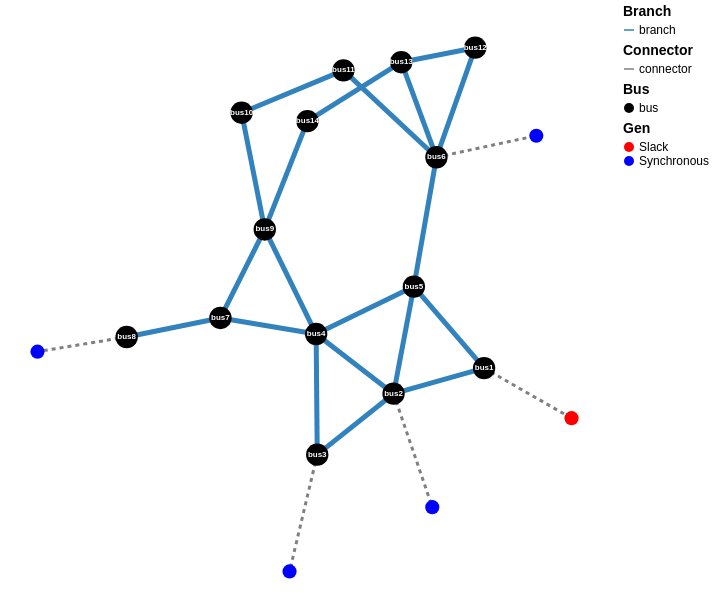

The notebook cell saved with this chart:
### Markdown cell above
### IEEE 14 Test Case

As described in Kodsi & Canizares (2003): Modeling and simulation of IEEE 14-bus system with FACTS controllers. University of Waterloo, Canada, Tech. Rep.

### Code cell
# Data Source: Kodsi & Canizares (2003) – tuned to match IEEE 14 RAW (net injections)

buses14 = OrderedDict(
    "bus1"  => SlackAlgebraic(U=1.06),  # slack at 1.06 pu, matches RAW
    "bus2"  => FourthOrderEq(T_d_dash=7.4, D=2, X_d=0.8979, X_q=0.646, Ω=60,
                             X_d_dash=0.2995, T_q_dash=0.1, X_q_dash=0.646,
                             P=0.40, H=5.148, E_f=1),           # 40 MW
    # Net-injection at gen buses to include their loads (PV gens will still regulate V via Q in PF init)
    "bus3"  => FourthOrderEq(T_d_dash=6.1, D=2, X_d=1.05, X_q=0.98, Ω=60,
                             X_d_dash=0.185, T_q_dash=0.4, X_q_dash=0.36,
                             P=-0.942, H=6.54, E_f=1),          # 94.2 MW load
    "bus4"  => PQAlgebraic(P=-0.478, Q=-0.039),                 # 47.8 MW, +3.9 Mvar cap (Q<0)
    "bus5"  => PQAlgebraic(P=-0.076, Q=-0.016),
    "bus6"  => FourthOrderEq(T_d_dash=4.75, D=2, X_d=1.25, X_q=1.22, Ω=60,
                             X_d_dash=0.232, T_q_dash=1.6, X_q_dash=0.715,
                             P=-0.112, H=5.06, E_f=1),          # 11.2 MW load (fixed from -0.122)
    "bus7"  => PQAlgebraic(P=-0.0,   Q=-0.0),
    "bus8"  => FourthOrderEq(T_d_dash=4.75, D=2, X_d=1.25, X_q=1.22, Ω=60,
                             X_d_dash=0.232, T_q_dash=1.6, X_q_dash=0.715,
                             P=0.0, H=5.06, E_f=1),             # PV/sync-cond, no load
    # Bus 9 net Q includes the 19 Mvar shunt capacitor: 16.6 - 19 = -2.4 Mvar
    "bus9"  => PQAlgebraic(P=-0.295, Q=-0.024),                 # 29.5 MW, net Q -2.4 Mvar
    "bus10" => PQAlgebraic(P=-0.09,  Q=-0.058),
    "bus11" => PQAlgebraic(P=-0.035, Q=-0.018),
    "bus12" => PQAlgebraic(P=-0.061, Q=-0.016),
    "bus13" => PQAlgebraic(P=-0.135, Q=-0.058),
    "bus14" => PQAlgebraic(P=-0.149, Q=-0.05),
)

branches14 = OrderedDict(
    "branch1"  => PiModelLine(from="bus1", to="bus2",
                              y=4.999131600798035 - 1im*15.263086523179553,
                              y_shunt_km=0.0528/2, y_shunt_mk=0.0528/2),
    "branch2"  => PiModelLine(from="bus1", to="bus5",
                              y=1.025897454970189 - 1im*4.234983682334831,
                              y_shunt_km=0.0492/2, y_shunt_mk=0.0492/2),
    "branch3"  => PiModelLine(from="bus2", to="bus3",
                              y=1.1350191923073958 - 1im*4.781863151757718,
                              y_shunt_km=0.0438/2, y_shunt_mk=0.0438/2),
    "branch4"  => PiModelLine(from="bus2", to="bus4",
                              y=1.686033150614943 - 1im*5.115838325872083,
                              y_shunt_km=0.0340/2, y_shunt_mk=0.0340/2),
    "branch5"  => PiModelLine(from="bus2", to="bus5",
                              y=1.7011396670944048 - 1im*5.193927397969713,
                              y_shunt_km=0.0346/2, y_shunt_mk=0.0346/2),
    "branch6"  => PiModelLine(from="bus3", to="bus4",
                              y=1.9859757099255606 - 1im*5.0688169775939205,
                              y_shunt_km=0.0128/2, y_shunt_mk=0.0128/2),
    "branch7"  => StaticLine(from="bus4", to="bus5",  Y=6.840980661495672 - 1im*21.578553981691588),
    "branch8"  => Transformer(from="bus4", to="bus7", y=0.0 - 1im*4.781943381790359, t_ratio=0.978),
    "branch9"  => Transformer(from="bus4", to="bus9", y=0.0 - 1im*1.7979790715236075, t_ratio=0.969),
    "branch10" => Transformer(from="bus5", to="bus6", y=0.0 - 1im*3.967939052456154, t_ratio=0.932),
    "branch11" => StaticLine(from="bus6", to="bus11", Y=1.9550285631772604 - 1im*4.0940743442404415),
    "branch12" => StaticLine(from="bus6", to="bus12", Y=1.525967440450974 - 1im*3.1759639650294003),
    "branch13" => StaticLine(from="bus6", to="bus13", Y=3.0989274038379877 - 1im*6.102755448193116),
    "branch14" => StaticLine(from="bus7", to="bus8",  Y=0.0 - 1im*5.676979846721544),
    "branch15" => StaticLine(from="bus7", to="bus9",  Y=0.0 - 1im*9.09008271975275),
    "branch16" => StaticLine(from="bus9", to="bus10", Y=3.902049552447428 - 1im*10.365394127060915),
    "branch17" => StaticLine(from="bus9", to="bus14", Y=1.4240054870199312 - 1im*3.0290504569306034),
    "branch18" => StaticLine(from="bus10", to="bus11", Y=1.8808847537003996 - 1im*4.402943749460521),
    "branch19" => StaticLine(from="bus12", to="bus13", Y=2.4890245868219187 - 1im*2.251974626172212),
    "branch20" => StaticLine(from="bus13", to="bus14", Y=1.1369941578063267 - 1im*2.314963475105352)
)

ieee14 = PowerGrid(buses14, branches14)
plot_grid(ieee14)

### Figure 1 — Vega-Lite specification as saved in the notebook (floating-point values rounded to 4 significant figures)
{"config": {"view": {"stroke": null}}, "encoding": {"x": {"axis": null}, "y": {"axis": null}}, "height": 600, "layer": [{"data": {"values": [{"ComponentType": "branch", "angmax": 60, "angmin": -60, "br_b": 0.034, "br_r": 0.05811, "br_status": 1, "br_x": 0.1763, "f_bus": 2, "from_name": "bus2", "index": 4, "name": "branch4", "rate_a": 2, "rate_b": 2, "rate_c": 2, "shift": 0, "t_bus": 4, "tap": 1, "to_name": "bus4", "xcoord_1": 0.5331, "xcoord_2": -0.3699, "ycoord_1": -1.063, "ycoord_2": -0.5161}, {"ComponentType": "branch", "angmax": 60, "angmin": -60, "br_b": 0.0528, "br_r": 0.01938, "br_status": 1, "br_x": 0.05917, "f_bus": 1, "from_name": "bus1", "index": 1, "name": "branch1", "rate_a": 2, "rate_b": 2, "rate_c": 2, "shift": 0, "t_bus": 2, "tap": 1, "to_name": "bus2", "xcoord_1": 1.589, "xcoord_2": 0.5331, "ycoord_1": -0.8285, "ycoord_2": -1.063}, {"ComponentType": "branch", "angmax": 60, "angmin": -60, "br_b": 0, "br_r": 0.1229, "br_status": 1, "br_x": 0.2558, "f_bus": 6, "from_name": "bus6", "index": 12, "name": "branch12", "rate_a": 2, "rate_b": 2, "rate_c": 2, "shift": 0, "t_bus": 12, "tap": 1, "to_name": "bus12", "xcoord_1": 1.033, "xcoord_2": 1.486, "ycoord_1": 1.104, "ycoord_2": 2.109}, {"ComponentType": "branch", "angmax": 60, "angmin": -60, "br_b": 0, "br_r": 0.1709, "br_status": 1, "br_x": 0.348, "f_bus": 13, "from_name": "bus13", "index": 20, "name": "branch20", "rate_a": 2, "rate_b": 2, "rate_c": 2, "shift": 0, "t_bus": 14, "tap": 1, "to_name": "bus14", "xcoord_1": 0.6232, "xcoord_2": -0.4716, "ycoord_1": 1.976, "ycoord_2": 1.435}, {"ComponentType": "branch", "angmax": 60, "angmin": -60, "br_b": 0.0492, "br_r": 0.05403, "br_status": 1, "br_x": 0.223, "f_bus": 1, "from_name": "bus1", "index": 2, "name": "branch2", "rate_a": 2, "rate_b": 2, "rate_c": 2, "shift": 0, "t_bus": 5, "tap": 1, "to_name": "bus5", "xcoord_1": 1.589, "xcoord_2": 0.7702, "ycoord_1": -0.8285, "ycoord_2": -0.08106}, {"ComponentType": "branch", "angmax": 60, "angmin": -60, "br_b": 0.0128, "br_r": 0.06701, "br_status": 1, "br_x": 0.171, "f_bus": 3, "from_name": "bus3", "index": 6, "name": "branch6", "rate_a": 2, "rate_b": 2, "rate_c": 2, "shift": 0, "t_bus": 4, "tap": 1, "to_name": "bus4", "xcoord_1": -0.3573, "xcoord_2": -0.3699, "ycoord_1": -1.622, "ycoord_2": -0.5161}, {"ComponentType": "branch", "angmax": 60, "angmin": -60, "br_b": 0, "br_r": 0.09498, "br_status": 1, "br_x": 0.1989, "f_bus": 6, "from_name": "bus6", "index": 11, "name": "branch11", "rate_a": 2, "rate_b": 2, "rate_c": 2, "shift": 0, "t_bus": 11, "tap": 1, "to_name": "bus11", "xcoord_1": 1.033, "xcoord_2": -0.05147, "ycoord_1": 1.104, "ycoord_2": 1.901}, {"ComponentType": "branch", "angmax": 60, "angmin": -60, "br_b": 0, "br_r": 0.06615, "br_status": 1, "br_x": 0.1303, "f_bus": 6, "from_name": "bus6", "index": 13, "name": "branch13", "rate_a": 2, "rate_b": 2, "rate_c": 2, "shift": 0, "t_bus": 13, "tap": 1, "to_name": "bus13", "xcoord_1": 1.033, "xcoord_2": 0.6232, "ycoord_1": 1.104, "ycoord_2": 1.976}, {"ComponentType": "branch", "angmax": 60, "angmin": -60, "br_b": 0.0346, "br_r": 0.05695, "br_status": 1, "br_x": 0.1739, "f_bus": 2, "from_name": "bus2", "index": 5, "name": "branch5", "rate_a": 2, "rate_b": 2, "rate_c": 2, "shift": 0, "t_bus": 5, "tap": 1, "to_name": "bus5", "xcoord_1": 0.5331, "xcoord_2": 0.7702, "ycoord_1": -1.063, "ycoord_2": -0.08106}, {"ComponentType": "branch", "angmax": 60, "angmin": -60, "br_b": 0, "br_r": 0, "br_status": 1, "br_x": 0.11, "f_bus": 7, "from_name": "bus7", "index": 15, "name": "branch15", "rate_a": 2, "rate_b": 2, "rate_c": 2, "shift": 0, "t_bus": 9, "tap": 1, "to_name": "bus9", "xcoord_1": -1.487, "xcoord_2": -0.9694, "ycoord_1": -0.3687, "ycoord_2": 0.4426}, {"ComponentType": "branch", "angmax": 60, "angmin": -60, "br_b": 0, "br_r": 0.03181, "br_status": 1, "br_x": 0.0845, "f_bus": 9, "from_name": "bus9", "index": 16, "name": "branch16", "rate_a": 2, "rate_b": 2, "rate_c": 2, "shift": 0, "t_bus": 10, "tap": 1, "to_name": "bus10", "xcoord_1": -0.9694, "xcoord_2": -1.24, "ycoord_1": 0.4426, "ycoord_2": 1.513}, {"ComponentType": "branch", "angmax": 60, "angmin": -60, "br_b": 0, "br_r": 0, "br_status": 1, "br_x": 0.1762, "f_bus": 7, "from_name": "bus7", "index": 14, "name": "branch14", "rate_a": 2, "rate_b": 2, "rate_c": 2, "shift": 0, "t_bus": 8, "tap": 1, "to_name": "bus8", "xcoord_1": -1.487, "xcoord_2": -2.581, "ycoord_1": -0.3687, "ycoord_2": -0.5435}, {"ComponentType": "branch", "angmax": 60, "angmin": -60, "br_b": 0, "br_r": 0.01335, "br_status": 1, "br_x": 0.04211, "f_bus": 4, "from_name": "bus4", "index": 7, "name": "branch7", "rate_a": 2, "rate_b": 2, "rate_c": 2, "shift": 0, "t_bus": 5, "tap": 1, "to_name": "bus5", "xcoord_1": -0.3699, "xcoord_2": 0.7702, "ycoord_1": -0.5161, "ycoord_2": -0.08106}, {"ComponentType": "branch", "angmax": 60, "angmin": -60, "br_b": 0, "br_r": 0, "br_status": 1, "br_x": 0.2091, "f_bus": 4, "from_name": "bus4", "index": 8, "name": "branch8", "rate_a": 2, "rate_b": 2, "rate_c": 2, "shift": 0, "t_bus": 7, "tap": 0.978, "to_name": "bus7", "xcoord_1": -0.3699, "xcoord_2": -1.487, "ycoord_1": -0.5161, "ycoord_2": -0.3687}, {"ComponentType": "branch", "angmax": 60, "angmin": -60, "br_b": 0, "br_r": 0.1271, "br_status": 1, "br_x": 0.2704, "f_bus": 9, "from_name": "bus9", "index": 17, "name": "branch17", "rate_a": 2, "rate_b": 2, "rate_c": 2, "shift": 0, "t_bus": 14, "tap": 1, "to_name": "bus14", "xcoord_1": -0.9694, "xcoord_2": -0.4716, "ycoord_1": 0.4426, "ycoord_2": 1.435}, {"ComponentType": "branch", "angmax": 60, "angmin": -60, "br_b": 0, "br_r": 0, "br_status": 1, "br_x": 0.252, "f_bus": 5, "from_name": "bus5", "index": 10, "name": "branch10", "rate_a": 2, "rate_b": 2, "rate_c": 2, "shift": 0, "t_bus": 6, "tap": 0.932, "to_name": "bus6", "xcoord_1": 0.7702, "xcoord_2": 1.033, "ycoord_1": -0.08106, "ycoord_2": 1.104}, {"ComponentType": "branch", "angmax": 60, "angmin": -60, "br_b": 0, "br_r": 0.2209, "br_status": 1, "br_x": 0.1999, "f_bus": 12, "from_name": "bus12", "index": 19, "name": "branch19", "rate_a": 2, "rate_b": 2, "rate_c": 2, "shift": 0, "t_bus": 13, "tap": 1, "to_name": "bus13", "xcoord_1": 1.486, "xcoord_2": 0.6232, "ycoord_1": 2.109, "ycoord_2": 1.976}, {"ComponentType": "branch", "angmax": 60, "angmin": -60, "br_b": 0, "br_r": 0, "br_status": 1, "br_x": 0.5562, "f_bus": 4, "from_name": "bus4", "index": 9, "name": "branch9", "rate_a": 2, "rate_b": 2, "rate_c": 2, "shift": 0, "t_bus": 9, "tap": 0.969, "to_name": "bus9", "xcoord_1": -0.3699, "xcoord_2": -0.9694, "ycoord_1": -0.5161, "ycoord_2": 0.4426}, {"ComponentType": "branch", "angmax": 60, "angmin": -60, "br_b": 0, "br_r": 0.08205, "br_status": 1, "br_x": 0.1921, "f_bus": 10, "from_name": "bus10", "index": 18, "name": "branch18", "rate_a": 2, "rate_b": 2, "rate_c": 2, "shift": 0, "t_bus": 11, "tap": 1, "to_name": "bus11", "xcoord_1": -1.24, "xcoord_2": -0.05147, "ycoord_1": 1.513, "ycoord_2": 1.901}, {"ComponentType": "branch", "angmax": 60, "angmin": -60, "br_b": 0.0438, "br_r": 0.04699, "br_status": 1, "br_x": 0.198, "f_bus": 2, "from_name": "bus2", "index": 3, "name": "branch3", "rate_a": 2, "rate_b": 2, "rate_c": 2, "shift": 0, "t_bus": 3, "tap": 1, "to_name": "bus3", "xcoord_1": 0.5331, "xcoord_2": -0.3573, "ycoord_1": -1.063, "ycoord_2": -1.622}]}, "layer": [{"encoding": {"color": {"field": "ComponentType", "legend": {"labelFontSize": 12, "titleFontSize": 14}, "scale": {"range": ["#3182BD", "#5698CA", "#7CAED6", "#A1C5E2", "#C6DBEF"]}, "title": "Branch", "type": "nominal"}, "size": {"value": 5}, "tooltip": [{"field": "name", "title": "Branch", "type": "nominal"}, {"field": "from_name", "title": "From", "type": "nominal"}, {"field": "to_name", "title": "To", "type": "nominal"}, {"field": "br_r", "title": "R (pu)", "type": "quantitative"}, {"field": "br_x", "title": "X (pu)", "type": "quantitative"}], "x": {"field": "xcoord_1", "type": "quantitative"}, "x2": {"field": "xcoord_2", "type": "quantitative"}, "y": {"field": "ycoord_1", "type": "quantitative"}, "y2": {"field": "ycoord_2", "type": "quantitative"}}, "mark": {"opacity": 1, "tooltip": {"content": "data"}, "type": "rule"}}, {"encoding": {"angle": {"field": "angle", "scale": {"domain": [0, 360], "range": [0, 360]}, "type": "quantitative"}, "size": {"field": "power", "legend": null, "scale": {"range": [500, 3000]}, "type": "quantitative"}, "tooltip": [{"field": "br_r"}, {"field": "to_name"}, {"field": "rate_a"}, {"field": "xcoord_1"}, {"field": "shift"}, {"field": "br_b"}, {"field": "rate_b"}, {"field": "name"}, {"field": "br_x"}, {"field": "rate_c"}, {"field": "ycoord_2"}, {"field": "from_name"}, {"field": "ComponentType"}, {"field": "f_bus"}, {"field": "br_status"}, {"field": "xcoord_2"}, {"field": "t_bus"}, {"field": "index"}, {"field": "angmin"}, {"field": "angmax"}, {"field": "ycoord_1"}, {"field": "tap"}], "x": {"field": "mid_x", "type": "quantitative"}, "y": {"field": "mid_y", "type": "quantitative"}}, "mark": {"color": "black", "filled": true, "opacity": 0, "shape": "wedge", "type": "point"}, "transform": [{"as": "mid_x", "calculate": "(datum.xcoord_1 + datum.xcoord_2)/2"}, {"as": "mid_y", "calculate": "(datum.ycoord_1 + datum.ycoord_2)/2"}, {"as": "angle", "calculate": "180*(if(datum.pf >= 0,\n                              atan2(datum.xcoord_2 - datum.xcoord_1, datum.ycoord_2 - datum.ycoord_1),\n                              atan2(datum.xcoord_1 - datum.xcoord_2, datum.ycoord_1 - datum.ycoord_2)\n                          ))/PI"}, {"as": "power", "calculate": "if(isValid(datum.pt), abs(datum.pt), 0.0)"}]}]}, {"data": {"values": [{"ComponentType": "connector", "dst": ["gen", "1"], "source_id": ["gen", "1"], "src": ["bus", "1"], "xcoord_1": 1.589, "xcoord_2": 2.609, "ycoord_1": -0.8285, "ycoord_2": -1.287}, {"ComponentType": "connector", "dst": ["gen", "4"], "source_id": ["gen", "4"], "src": ["bus", "6"], "xcoord_1": 1.033, "xcoord_2": 2.199, "ycoord_1": 1.104, "ycoord_2": 1.302}, {"ComponentType": "connector", "dst": ["gen", "2"], "source_id": ["gen", "2"], "src": ["bus", "2"], "xcoord_1": 0.5331, "xcoord_2": 0.985, "ycoord_1": -1.063, "ycoord_2": -2.103}, {"ComponentType": "connector", "dst": ["gen", "5"], "source_id": ["gen", "5"], "src": ["bus", "8"], "xcoord_1": -2.581, "xcoord_2": -3.621, "ycoord_1": -0.5435, "ycoord_2": -0.6775}, {"ComponentType": "connector", "dst": ["gen", "3"], "source_id": ["gen", "3"], "src": ["bus", "3"], "xcoord_1": -0.3573, "xcoord_2": -0.6803, "ycoord_1": -1.622, "ycoord_2": -2.692}]}, "encoding": {"color": {"field": "ComponentType", "legend": {"labelFontSize": 12, "titleFontSize": 14}, "scale": {"range": ["gray"]}, "title": "Connector", "type": "nominal"}, "size": {"value": 3}, "strokeDash": {"value": [4, 4]}, "tooltip": [{"field": "source_id"}, {"field": "xcoord_1"}, {"field": "ycoord_1"}, {"field": "src"}, {"field": "xcoord_2"}, {"field": "ycoord_2"}, {"field": "dst"}, {"field": "ComponentType"}], "x": {"field": "xcoord_1", "type": "quantitative"}, "x2": {"field": "xcoord_2", "type": "quantitative"}, "y": {"field": "ycoord_1", "type": "quantitative"}, "y2": {"field": "ycoord_2", "type": "quantitative"}}, "mark": {"opacity": 1, "type": "rule"}}, {"data": {"values": [{"ComponentType": "bus", "base_kv": 138, "bus_i": 4, "bus_type": 1, "index": 4, "name": "bus4", "va": 0, "vm": 1, "vmax": 1.1, "vmin": 0.9, "xcoord_1": -0.3699, "ycoord_1": -0.5161}, {"ComponentType": "bus", "base_kv": 138, "bus_i": 1, "bus_type": 3, "index": 1, "name": "bus1", "va": 0, "vm": 1.06, "vmax": 1.1, "vmin": 0.9, "xcoord_1": 1.589, "ycoord_1": -0.8285}, {"ComponentType": "bus", "base_kv": 138, "bus_i": 12, "bus_type": 1, "index": 12, "name": "bus12", "va": 0, "vm": 1, "vmax": 1.1, "vmin": 0.9, "xcoord_1": 1.486, "ycoord_1": 2.109}, {"ComponentType": "bus", "base_kv": 138, "bus_i": 2, "bus_type": 2, "index": 2, "name": "bus2", "va": 0, "vm": 1, "vmax": 1.1, "vmin": 0.9, "xcoord_1": 0.5331, "ycoord_1": -1.063}, {"ComponentType": "bus", "base_kv": 138, "bus_i": 6, "bus_type": 2, "index": 6, "name": "bus6", "va": 0, "vm": 1, "vmax": 1.1, "vmin": 0.9, "xcoord_1": 1.033, "ycoord_1": 1.104}, {"ComponentType": "bus", "base_kv": 138, "bus_i": 11, "bus_type": 1, "index": 11, "name": "bus11", "va": 0, "vm": 1, "vmax": 1.1, "vmin": 0.9, "xcoord_1": -0.05147, "ycoord_1": 1.901}, {"ComponentType": "bus", "base_kv": 138, "bus_i": 13, "bus_type": 1, "index": 13, "name": "bus13", "va": 0, "vm": 1, "vmax": 1.1, "vmin": 0.9, "xcoord_1": 0.6232, "ycoord_1": 1.976}, {"ComponentType": "bus", "base_kv": 138, "bus_i": 5, "bus_type": 1, "index": 5, "name": "bus5", "va": 0, "vm": 1, "vmax": 1.1, "vmin": 0.9, "xcoord_1": 0.7702, "ycoord_1": -0.08106}, {"ComponentType": "bus", "base_kv": 138, "bus_i": 14, "bus_type": 1, "index": 14, "name": "bus14", "va": 0, "vm": 1, "vmax": 1.1, "vmin": 0.9, "xcoord_1": -0.4716, "ycoord_1": 1.435}, {"ComponentType": "bus", "base_kv": 138, "bus_i": 7, "bus_type": 1, "index": 7, "name": "bus7", "va": 0, "vm": 1, "vmax": 1.1, "vmin": 0.9, "xcoord_1": -1.487, "ycoord_1": -0.3687}, {"ComponentType": "bus", "base_kv": 138, "bus_i": 8, "bus_type": 2, "index": 8, "name": "bus8", "va": 0, "vm": 1, "vmax": 1.1, "vmin": 0.9, "xcoord_1": -2.581, "ycoord_1": -0.5435}, {"ComponentType": "bus", "base_kv": 138, "bus_i": 10, "bus_type": 1, "index": 10, "name": "bus10", "va": 0, "vm": 1, "vmax": 1.1, "vmin": 0.9, "xcoord_1": -1.24, "ycoord_1": 1.513}, {"ComponentType": "bus", "base_kv": 138, "bus_i": 9, "bus_type": 1, "index": 9, "name": "bus9", "va": 0, "vm": 1, "vmax": 1.1, "vmin": 0.9, "xcoord_1": -0.9694, "ycoord_1": 0.4426}, {"ComponentType": "bus", "base_kv": 138, "bus_i": 3, "bus_type": 2, "index": 3, "name": "bus3", "va": 0, "vm": 1, "vmax": 1.1, "vmin": 0.9, "xcoord_1": -0.3573, "ycoord_1": -1.622}]}, "encoding": {"color": {"field": "ComponentType", "legend": {"labelFontSize": 12, "titleFontSize": 14}, "scale": {"range": ["black"]}, "title": "Bus", "type": "nominal"}, "size": {"value": 500}, "tooltip": [{"field": "name", "title": "Bus", "type": "nominal"}, {"field": "vm", "title": "Voltage (pu)", "type": "quantitative"}, {"field": "vmin", "title": "V min", "type": "quantitative"}, {"field": "vmax", "title": "V max", "type": "quantitative"}], "x": {"field": "xcoord_1", "type": "quantitative"}, "y": {"field": "ycoord_1", "type": "quantitative"}}, "mark": {"opacity": 1, "tooltip": {"content": "data"}, "type": "circle"}}, {"data": {"values": [{"ComponentType": "gen", "bus_name": "bus6", "gen_bus": 6, "gen_status": 1, "gen_type": "Synchronous", "index": 4, "pg": 0, "pmax": 0.5, "pmin": 0, "qg": 0, "qmax": 0.5, "qmin": -0.5, "xcoord_1": 2.199, "ycoord_1": 1.302}, {"ComponentType": "gen", "bus_name": "bus1", "gen_bus": 1, "gen_status": 1, "gen_type": "Slack", "index": 1, "pg": 0, "pmax": 1, "pmin": 0, "qg": 0, "qmax": 0.5, "qmin": -0.5, "xcoord_1": 2.609, "ycoord_1": -1.287}, {"ComponentType": "gen", "bus_name": "bus8", "gen_bus": 8, "gen_status": 1, "gen_type": "Synchronous", "index": 5, "pg": 0, "pmax": 0.5, "pmin": 0, "qg": 0, "qmax": 0.5, "qmin": -0.5, "xcoord_1": -3.621, "ycoord_1": -0.6775}, {"ComponentType": "gen", "bus_name": "bus2", "gen_bus": 2, "gen_status": 1, "gen_type": "Synchronous", "index": 2, "pg": 0.4, "pmax": 0.6, "pmin": 0, "qg": 0, "qmax": 0.5, "qmin": -0.5, "xcoord_1": 0.985, "ycoord_1": -2.103}, {"ComponentType": "gen", "bus_name": "bus3", "gen_bus": 3, "gen_status": 1, "gen_type": "Synchronous", "index": 3, "pg": 0, "pmax": 1.413, "pmin": 0, "qg": 0, "qmax": 0.5, "qmin": -0.5, "xcoord_1": -0.6803, "ycoord_1": -2.692}]}, "encoding": {"color": {"field": "gen_type", "legend": {"labelFontSize": 12, "titleFontSize": 14}, "scale": {"range": ["red", "blue", "orange"]}, "title": "Gen", "type": "nominal"}, "size": {"value": 200}, "tooltip": [{"field": "bus_name", "title": "Bus", "type": "nominal"}, {"field": "gen_type", "title": "Type", "type": "nominal"}, {"field": "pg", "title": "P gen (pu)", "type": "quantitative"}, {"field": "pmax", "title": "P max (pu)", "type": "quantitative"}], "x": {"field": "xcoord_1", "type": "quantitative"}, "y": {"field": "ycoord_1", "type": "quantitative"}}, "mark": {"opacity": 1, "tooltip": {"content": "data"}, "type": "circle"}}, {"data": {"values": [{"ComponentType": "bus", "base_kv": 138, "bus_i": 4, "bus_type": 1, "index": 4, "name": "bus4", "va": 0, "vm": 1, "vmax": 1.1, "vmin": 0.9, "xcoord_1": -0.3699, "ycoord_1": -0.5161}, {"ComponentType": "bus", "base_kv": 138, "bus_i": 1, "bus_type": 3, "index": 1, "name": "bus1", "va": 0, "vm": 1.06, "vmax": 1.1, "vmin": 0.9, "xcoord_1": 1.589, "ycoord_1": -0.8285}, {"ComponentType": "bus", "base_kv": 138, "bus_i": 12, "bus_type": 1, "index": 12, "name": "bus12", "va": 0, "vm": 1, "vmax": 1.1, "vmin": 0.9, "xcoord_1": 1.486, "ycoord_1": 2.109}, {"ComponentType": "bus", "base_kv": 138, "bus_i": 2, "bus_type": 2, "index": 2, "name": "bus2", "va": 0, "vm": 1, "vmax": 1.1, "vmin": 0.9, "xcoord_1": 0.5331, "ycoord_1": -1.063}, {"ComponentType": "bus", "base_kv": 138, "bus_i": 6, "bus_type": 2, "index": 6, "name": "bus6", "va": 0, "vm": 1, "vmax": 1.1, "vmin": 0.9, "xcoord_1": 1.033, "ycoord_1": 1.104}, {"ComponentType": "bus", "base_kv": 138, "bus_i": 11, "bus_type": 1, "index": 11, "name": "bus11", "va": 0, "vm": 1, "vmax": 1.1, "vmin": 0.9, "xcoord_1": -0.05147, "ycoord_1": 1.901}, {"ComponentType": "bus", "base_kv": 138, "bus_i": 13, "bus_type": 1, "index": 13, "name": "bus13", "va": 0, "vm": 1, "vmax": 1.1, "vmin": 0.9, "xcoord_1": 0.6232, "ycoord_1": 1.976}, {"ComponentType": "bus", "base_kv": 138, "bus_i": 5, "bus_type": 1, "index": 5, "name": "bus5", "va": 0, "vm": 1, "vmax": 1.1, "vmin": 0.9, "xcoord_1": 0.7702, "ycoord_1": -0.08106}, {"ComponentType": "bus", "base_kv": 138, "bus_i": 14, "bus_type": 1, "index": 14, "name": "bus14", "va": 0, "vm": 1, "vmax": 1.1, "vmin": 0.9, "xcoord_1": -0.4716, "ycoord_1": 1.435}, {"ComponentType": "bus", "base_kv": 138, "bus_i": 7, "bus_type": 1, "index": 7, "name": "bus7", "va": 0, "vm": 1, "vmax": 1.1, "vmin": 0.9, "xcoord_1": -1.487, "ycoord_1": -0.3687}, {"ComponentType": "bus", "base_kv": 138, "bus_i": 8, "bus_type": 2, "index": 8, "name": "bus8", "va": 0, "vm": 1, "vmax": 1.1, "vmin": 0.9, "xcoord_1": -2.581, "ycoord_1": -0.5435}, {"ComponentType": "bus", "base_kv": 138, "bus_i": 10, "bus_type": 1, "index": 10, "name": "bus10", "va": 0, "vm": 1, "vmax": 1.1, "vmin": 0.9, "xcoord_1": -1.24, "ycoord_1": 1.513}, {"ComponentType": "bus", "base_kv": 138, "bus_i": 9, "bus_type": 1, "index": 9, "name": "bus9", "va": 0, "vm": 1, "vmax": 1.1, "vmin": 0.9, "xcoord_1": -0.9694, "ycoord_1": 0.4426}, {"ComponentType": "bus", "base_kv": 138, "bus_i": 3, "bus_type": 2, "index": 3, "name": "bus3", "va": 0, "vm": 1, "vmax": 1.1, "vmin": 0.9, "xcoord_1": -0.3573, "ycoord_1": -1.622}]}, "encoding": {"text": {"field": "name", "type": "nominal"}, "x": {"field": "xcoord_1", "type": "quantitative"}, "y": {"field": "ycoord_1", "type": "quantitative"}}, "mark": {"color": "white", "dy": 0, "fontSize": 8, "fontWeight": "bold", "type": "text"}}], "resolve": {"scale": {"color": "independent"}}, "width": 600}
